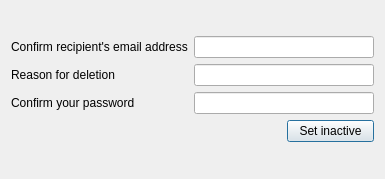
<?xml version="1.0" encoding="UTF-8"?>
<ui version="4.0">
 <class>RemoveUserConfirmationDialog</class>
 <widget class="QDialog" name="RemoveUserConfirmationDialog">
  <property name="geometry">
   <rect>
    <x>0</x>
    <y>0</y>
    <width>385</width>
    <height>179</height>
   </rect>
  </property>
  <property name="windowTitle">
   <string>Dialog</string>
  </property>
  <layout class="QVBoxLayout" name="verticalLayout">
   <item>
    <layout class="QGridLayout" name="gridLayout">
     <item row="0" column="0">
      <widget class="QLabel" name="label">
       <property name="text">
        <string>Confirm recipient's email address</string>
       </property>
       <property name="buddy">
        <cstring>recipient_email_line</cstring>
       </property>
      </widget>
     </item>
     <item row="1" column="0">
      <widget class="QLabel" name="label_3">
       <property name="text">
        <string>Reason for deletion</string>
       </property>
       <property name="buddy">
        <cstring>deletion_reason_line</cstring>
       </property>
      </widget>
     </item>
     <item row="2" column="0">
      <widget class="QLabel" name="label_2">
       <property name="text">
        <string>Confirm your password</string>
       </property>
       <property name="buddy">
        <cstring>confirm_password_line</cstring>
       </property>
      </widget>
     </item>
     <item row="3" column="2">
      <widget class="QPushButton" name="delete_button">
       <property name="text">
        <string>Set inactive</string>
       </property>
      </widget>
     </item>
     <item row="2" column="1" colspan="2">
      <widget class="QLineEdit" name="confirm_password_line">
       <property name="echoMode">
        <enum>QLineEdit::Password</enum>
       </property>
      </widget>
     </item>
     <item row="1" column="1" colspan="2">
      <widget class="QLineEdit" name="deletion_reason_line"/>
     </item>
     <item row="0" column="1" colspan="2">
      <widget class="QLineEdit" name="recipient_email_line"/>
     </item>
    </layout>
   </item>
  </layout>
 </widget>
 <tabstops>
  <tabstop>recipient_email_line</tabstop>
  <tabstop>deletion_reason_line</tabstop>
  <tabstop>confirm_password_line</tabstop>
 </tabstops>
 <resources/>
 <connections/>
</ui>
